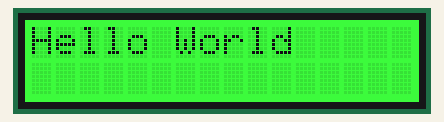
Recording of a program running on a simulated ESP32 board running MicroPython. Shown: 16×2 character LCD. What the program prints to the serial console is not drawn.

Above: at 0.1 s.
At 1.1 s:
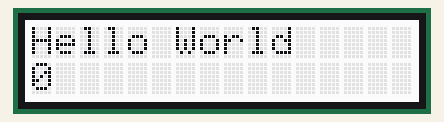
At 10.1 s:
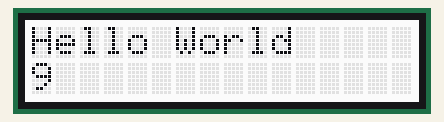
At 19.1 s:
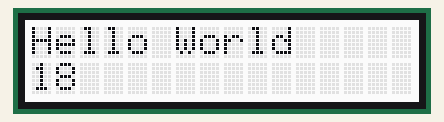
At 28.1 s:
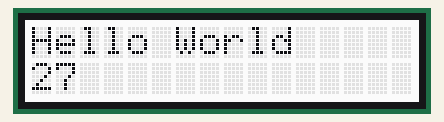
At 38.1 s:
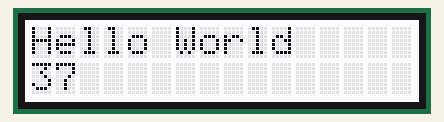

Measured:
- what the display in image 0 shows lasts 1.0 s, from 0.0 s to 1.0 s

The program:

lcd_grove.py
```python
import i2c_lcd
import machine
import time

print("LCD Grove")
i2c = machine.SoftI2C(sda=machine.Pin(21), scl=machine.Pin(22))
d = i2c_lcd.Display(i2c)
d.home()
d.color(0,255,0)
d.write('Hello World')
time.sleep_ms(1000)
d.color(255,255,255)
i=0
while True:
    d.move(0,1)
    d.write(str(i))
    i+=1
    time.sleep_ms(1000)
```
